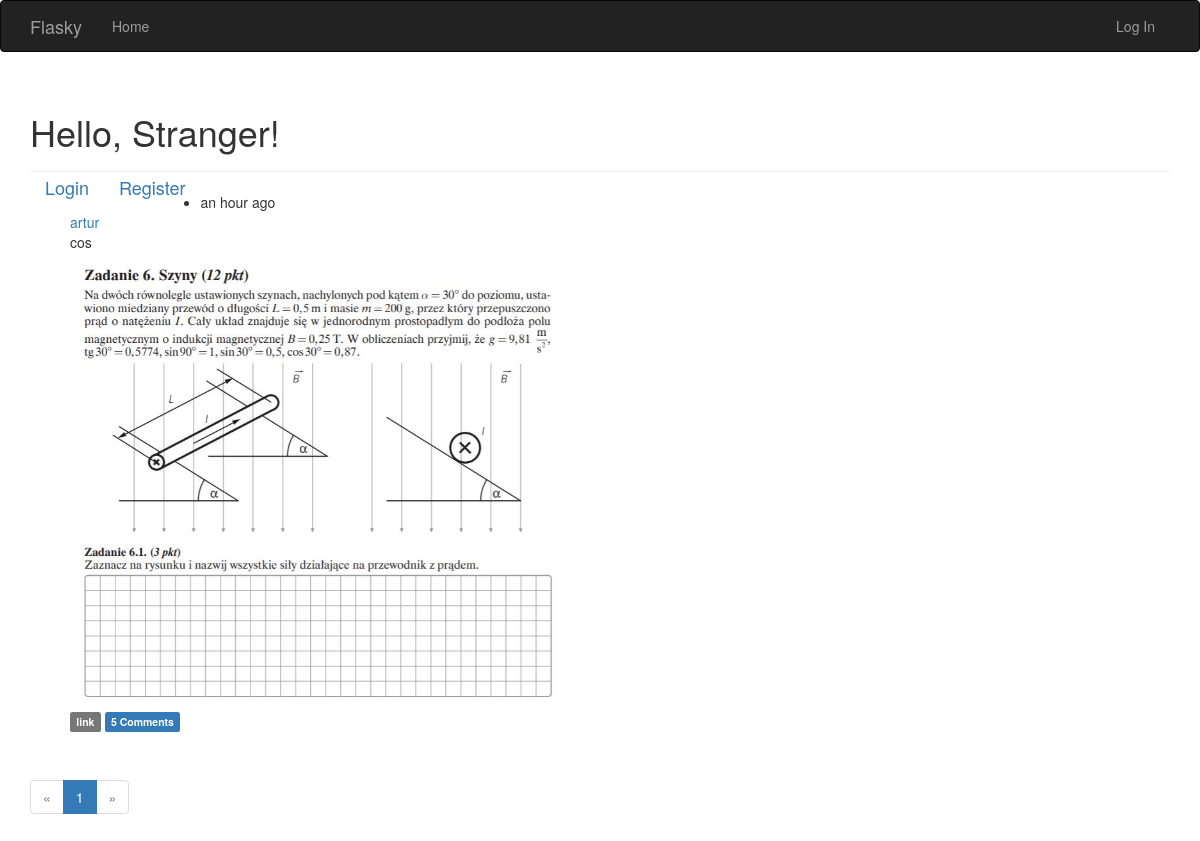
The page / on the database its author committed.
### app/models/models.py (models this page shows, shortened)
class Post(db.Model):
    __tablename__ = 'posts'
    id = db.Column(db.Integer, primary_key=True)
    body = db.Column(db.Text)
    timestamp = db.Column(db.DateTime, index=True, default=datetime.datetime.utcnow)
    author_id = db.Column(db.Integer, db.ForeignKey('users.id'))
    picture_path = db.Column(db.String(128), unique=True, index=True)
    comments = db.relationship('Comment', backref='post', lazy='dynamic')

class User(UserMixin, db.Model):
    __tablename__ = 'users'
    id = db.Column(db.Integer, primary_key=True)
    email = db.Column(db.String(64), unique=True, index=True)
    username = db.Column(db.String(64), unique=True, index=True)
    role_id = db.Column(db.Integer, db.ForeignKey('roles.id'))
    password_hash = db.Column(db.String(128))
    confirmed = db.Column(db.Boolean, default=False)
    name = db.Column(db.String(64))
    location = db.Column(db.String(64))
    about_me = db.Column(db.Text())
    member_since = db.Column(db.DateTime(), default=datetime.datetime.utcnow)
    last_seen = db.Column(db.DateTime(), default=datetime.datetime.utcnow)
    posts = db.relationship('Post', backref='author', lazy='dynamic')
    followed = db.relationship('Follow', foreign_keys=[Follow.follower_id],
                               backref=db.backref('follower', lazy='joined'), lazy='dynamic',
                               cascade='all, delete-orphan')
    followers = db.relationship('Follow', foreign_keys=[Follow.followed_id],
                                backref=db.backref('followed', lazy='joined'), lazy='dynamic',
                                cascade='all, delete-orphan')
    comments = db.relationship('Comment', backref='author', lazy='dynamic')
    @property
    def password(self):
        raise AttributeError('Cannot read password attribute')

### app/main/views.py (the view, shortened to what this page needs)
@main.route("/", methods=['GET', 'POST'])
def index():
    form = PictureForm()
    page = request.args.get('page', 1, type=int)
    pagination = Post.query.order_by(Post.timestamp.desc()).paginate(
       page, per_page=current_app.config['POST_PER_PAGE'], error_out=False)
    posts = pagination.items
    return render_template('index.html', form=form, posts=posts, pagination=pagination)

### app/auth/views.py (called while the page is built)
@auth.before_app_request
def before_request():
    if current_user.is_authenticated:
        current_user.ping()
        if not current_user.confirmed \
                and request.blueprint != 'auth' and request.endpoint != 'static':
            return redirect(url_for('auth.unconfirmed'))

### app/main/__init__.py (called while the page is built)
@main.app_context_processor
def inject_permission():
    return dict(Permission=Permission)

### app/models/models.py (called while the page is built)
    def can(self, perm):
        return False

### app/templates/index.html (shortened to what this page needs)
{% extends "base.html" %}
{% import "bootstrap/wtf.html" as wtf %}
{% import "_macros.html" as macros %}
{% block page_content %}
<div class="page-header">
    <h1>Hello, {% if current_user.is_authenticated %}{{ current_user.username }}{% else %}Stranger{% endif %}!</h1>
    <a class="navbar-brand" href="{{ url_for('auth.login') }}">Login</a>
    <a class="navbar-brand" href="{{ url_for('auth.register') }}">Register</a>
</div>
{% include '_posts.html' %}
{% if pagination %}
<div class="pagination">
    {{ macros.pagination_widget(pagination, '.index') }}
</div>
{% endif %}
{% endblock %}

### app/templates/_posts.html (shortened to what this page needs)
<ul class="posts">
    {% for post in posts %}
    <li class="post">
        <div class="post-content">
            <div class="post-date">{{ moment(post.timestamp).fromNow() }}</div>
            <div class="post-author"><a href="{{ url_for('.user', username=post.author.username) }}">{{ post.author.username }}</a></div>
            <div class="post-body">{{ post.body }}</div>
            <img class="post-img" width="500" src="{{ post.picture_path }}">
        </div>
        <div class="post-footer">
                <a href="{{ url_for('.post', id=post.id) }}">
                    <span class="label label-default">link</span>
                </a>
                <a href="{{ url_for('.post', id=post.id) }}#comments">
                    <span class="label label-primary">{{ post.comments.count() }} Comments</span>
                </a>
            </div>
    </li>
    {% endfor %}
</ul>

### rows shown on the page
Post: timestamp "an hour ago", author.username "artur", body "cos", picture_path (picture), comments.count "5"

### other values the page prints
{{ p }} "1"
